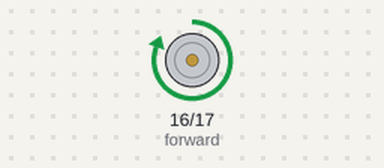
This sketch was run on a simulated Arduino Uno, built with avr-gcc and run on an emulated ATmega328P. Shown: motor-driver pin pairs drawn as motors (green arrow = first pin HIGH = forward, orange = second pin HIGH = backward, longer = more drive).

Above: at 1.0 s.
At 5.0 s:
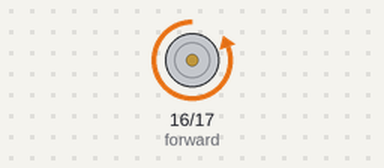
At 7.0 s:
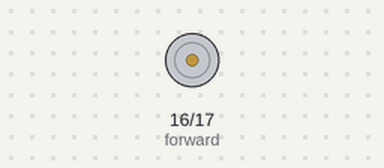
Timing chart, 0 to 10.4 s (numbered marks = the images above):
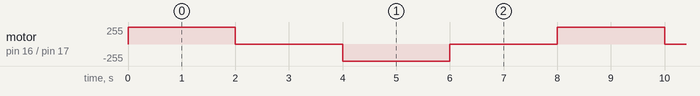

The sketch:

dc_motor_with_L298N_module.ino
```cpp
int forward = 16;
int backward = 17;
void setup() {
  // put your setup code here, to run once:
  pinMode(forward,OUTPUT);
  pinMode(backward,OUTPUT);
}

void loop() {
  // put your main code here, to run repeatedly:
  digitalWrite(forward, HIGH);
  delay(2000);
  digitalWrite(forward , LOW);
  delay(2000);
  digitalWrite(backward, HIGH);
  delay(2000);
  digitalWrite(backward, LOW);
  delay(2000);
}
```

Measured:
- by itself, motor on pin 16 (forward) / pin 17 (backward): repeats every 8.0 s: stopped 2.0 s, backward 255/255 2.0 s, stopped 2.0 s, forward 255/255 2.0 s
